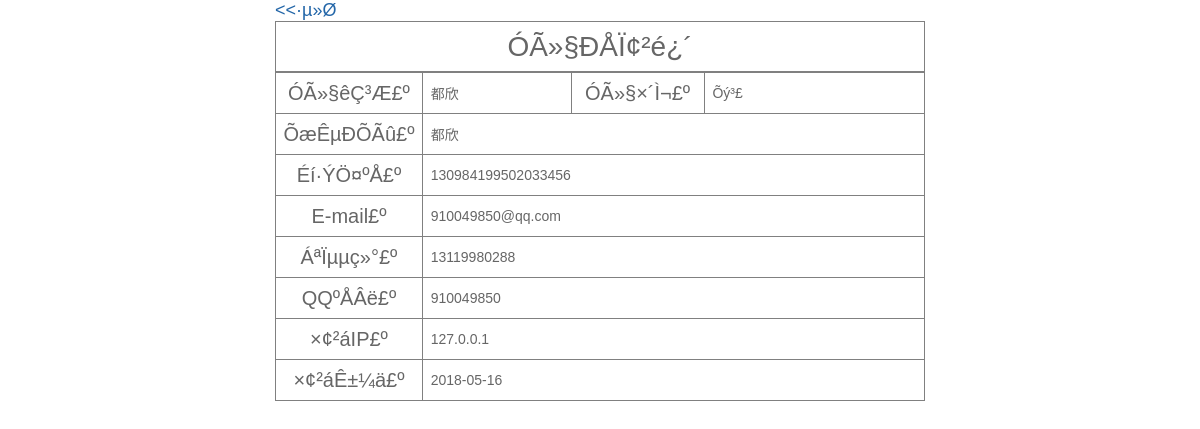
/admin/user_view.php?id=56 (signed in), run on the app's committed database.
### tables this page shows
CREATE TABLE `user` (
`id`  int(4) NOT NULL AUTO_INCREMENT ,
`name`  varchar(25) NULL DEFAULT NULL ,
`pwd`  varchar(50) NULL DEFAULT NULL ,
`dongjie`  int(4) NULL DEFAULT NULL ,
`email`  varchar(25) NULL DEFAULT NULL ,
`sfzh`  varchar(25) NULL DEFAULT NULL ,
`tel`  varchar(25) NULL DEFAULT NULL ,
`qq`  varchar(25) NULL DEFAULT NULL ,
`ip`  varchar(25) NULL DEFAULT NULL ,
`tishi`  varchar(50) NULL DEFAULT NULL ,
`huida`  varchar(50) NULL DEFAULT NULL ,
`dizhi`  varchar(100) NULL DEFAULT NULL ,
`youbian`  varchar(25) NULL DEFAULT NULL ,
`regtime`  varchar(25) NULL DEFAULT NULL ,
`lastlogintime`  varchar(25) NULL DEFAULT NULL ,
`logincishu`  int(4) NULL DEFAULT NULL ,
`truename`  varchar(25) NULL DEFAULT NULL ,
`pwd1`  varchar(50) NULL DEFAULT NULL ,
PRIMARY KEY (`id`)
);

### admin/user_view.php (the view, shortened to what this page needs)
<html>
<head>
<link rel="stylesheet" type="text/css" href="adminCss/admincp.css">
<link rel="stylesheet" type="text/css" href="adminCss/shopmanage.css">
</head>
<?php
include("../conn.php");
$id=$_GET[id];
$sql=mysql_query("select * from user where id=".$id."",$conn);
$info=mysql_fetch_array($sql);
?>
<body>
<table width="650" border="1" align="center" cellpadding="0" cellspacing="0">
    <p style="margin: 0 auto;text-align: left;width: 650px;font-size: 18px"><a href="user.php"><<·µ»Ø</a></p>
 <form name="form1" method="post" action="djyh.php">
  <tr>
    <td height="50">
    <div class="user-edit">ÓÃ»§ÐÅÏ¢²é¿´</div></td>
     <table width="650" border="1" align="center" cellpadding="0" cellspacing="1">
      <tr>
        <td width="150" height="20"><div class="user-edit-menu">ÓÃ»§êÇ³Æ£º</div></td>
        <td width="180"><div align="left">&nbsp;&nbsp;<?php echo $info[name];?></div></td>
        <td width="150"><div class="user-edit-menu">ÓÃ»§×´Ì¬£º</div></td>
        <td width="266"><div align="left">&nbsp;&nbsp;<?php
   if($info[dongjie]==0)
    {
      echo "Õý³£";
    }
    else
    {
     echo "Ëø¶¨";
    }
    ?></div></td>
      </tr>
      <tr>
        <td height="20" ><div class="user-edit-menu">ÕæÊµÐÕÃû£º</div></td>
        <td colspan="3" bgcolor="#FFFFFF"><div align="left">&nbsp;&nbsp;<?php echo $info[truename];?></div></td>
      </tr>
      <tr>
        <td height="20" ><div class="user-edit-menu">Éí·ÝÖ¤ºÅ£º</div></td>
        <td colspan="3" bgcolor="#FFFFFF"><div align="left">&nbsp;&nbsp;<?php echo $info[sfzh];?></div></td>
      </tr>
    <tr>
        <td height="20" ><div class="user-edit-menu">E-mail£º</div></td>
        <td colspan="3" bgcolor="#FFFFFF"><div align="left">&nbsp;&nbsp;<?php echo $info[email];?></div></td>
      </tr>
    <tr>
        <td height="20" ><div class="user-edit-menu">ÁªÏµµç»°£º</div></td>
        <td colspan="3" bgcolor="#FFFFFF"><div align="left">&nbsp;&nbsp;<?php echo $info[tel];?></div></td>
      </tr>
    <tr>
        <td height="20" ><div class="user-edit-menu">QQºÅÂë£º</div></td>
        <td colspan="3" bgcolor="#FFFFFF"><div align="left">&nbsp;&nbsp;<?php echo $info[qq];?></div></td>
      </tr>
    <tr>
        <td height="20" ><div class="user-edit-menu">×¢²áIP£º</div></td>
        <td colspan="3" bgcolor="#FFFFFF"><div align="left">&nbsp;&nbsp;<?php echo $info[ip];?></div></td>
      </tr>
    <tr>
        <td height="20"><div class="user-edit-menu">×¢²áÊ±¼ä£º</div></td>
        <td colspan="3" bgcolor="#FFFFFF"><div align="left">&nbsp;&nbsp;<?php echo $info[regtime];?></div></td>
      </tr>
    </table>
  </tr>
  </form>
</table>
</body>
</html>

### admin/adminCss/admincp.css (style rules this page uses)
* { word-wrap:break-word; outline:none; }
body { background:#FFF; text-align:center; }
body, td, input, textarea, select, button { color:#666; font:14px "Lucida Grande", Verdana, Lucida, Helvetica, Arial, 'Simsun', sans-serif; }
body, ul, dl, dd, p, h1, h2, h3, h4, h5, h6, form, fieldset { margin:0; padding:0; }
a { color:#2366A8; text-decoration:none; }
table { border-collapse:collapse; }

### admin/adminCss/shopmanage.css (style rules this page uses)
.shop-edit, .shop-add, .shop-type, .shop-query, .user-edit, .add-adv { font-size:28px; text-align:center; }
.user-edit-menu { height:40px; line-height:40px; font-size:20px; text-align:center; }

### data on the page
user: name "都欣", truename "都欣", sfzh "130984199502033456", email "910049850@qq.com", tel "13119980288", qq "910049850", ip "127.0.0.1", regtime "2018-05-16"
